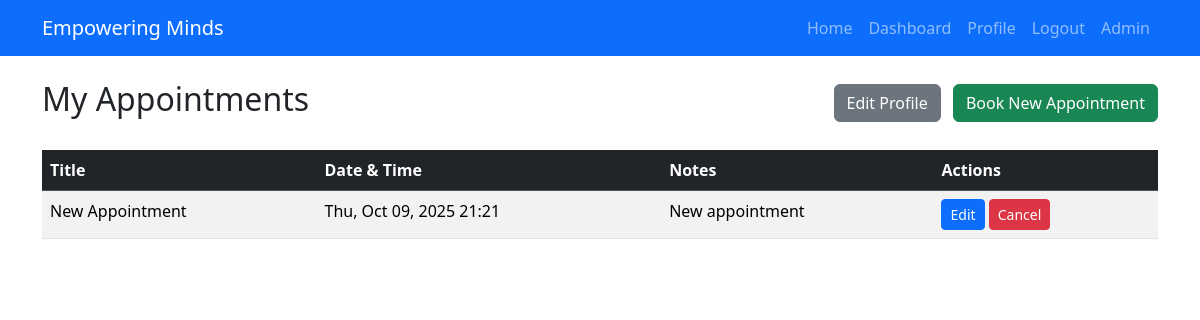
The page /clients/dashboard/ (signed in) on the database as committed earlier.
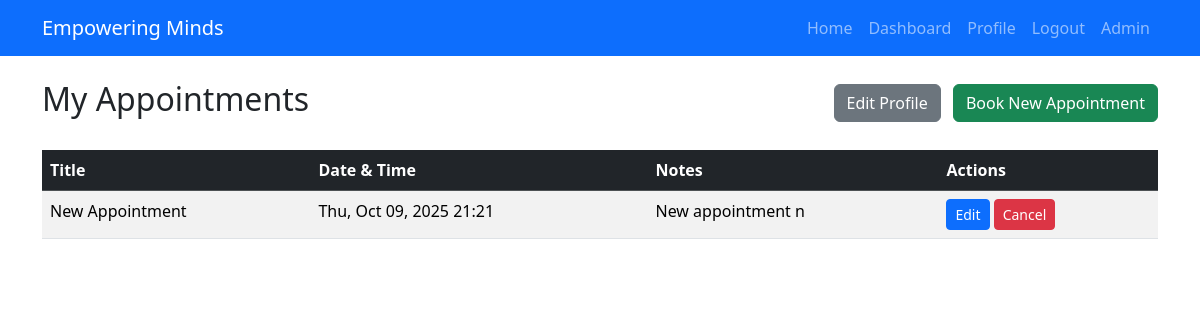
The same page on the database as committed later.
### clients/models.py (models this page shows, shortened)
class Appointment(models.Model):
    client = models.ForeignKey(Client, on_delete=models.CASCADE, related_name="appointments")
    title = models.CharField(max_length=100)
    date = models.DateTimeField()
    notes = models.TextField(blank=True, null=True)

### clients/views.py (the view)
# urls.py: path('dashboard/', views.appointment_list, name='client_dashboard'),
@login_required
def appointment_list(request):
    appointments = Appointment.objects.filter(client__user=request.user)
    return render(request, 'clients/client_dashboard.html', {'appointments': appointments})

### clients/templates/clients/client_dashboard.html (shortened to what this page needs)
{% extends 'clients/base.html' %}
{% block content %}
<div class="d-flex justify-content-between align-items-center mb-4">
    <h2>My Appointments</h2>
    <div>
        <a href="{% url 'client_profile' %}" class="btn btn-secondary me-2">Edit Profile</a>
        <a href="{% url 'client_create' %}" class="btn btn-success">Book New Appointment</a>
    </div>
</div>
    {% if appointments %}
    <table class="table table-striped table-hover">
        <thead class="table-dark">
            <tr>
                <th>Title</th>
                <th>Date & Time</th>
                <th>Notes</th>
                <th>Actions</th>
            </tr>
        </thead>
        <tbody>
            {% for appointment in appointments %}
            <tr>
                <td>{{ appointment.title }}</td>
                <td>{{ appointment.date|date:"D, M d, Y H:i" }}</td>
                <td>{{ appointment.notes }}</td>
                <td>
    <a href="{% url 'client_update' appointment.pk %}" class="btn btn-primary btn-sm">Edit</a>
    <form action="{% url 'client_delete_appointment' appointment.pk %}" method="POST" style="display:inline;">
        <button type="submit" class="btn btn-danger btn-sm">Cancel</button>
    </form>
</td>
            </tr>
            {% endfor %}
        </tbody>
    </table>
    {% else %}
    <p class="text-muted">You have no appointments yet.</p>
    {% endif %}
</div>
{% endblock %}

Rows that differ between the two databases and show on the page:
changed Appointment "New Appointment": notes "New appointment" → "New appointment n"
